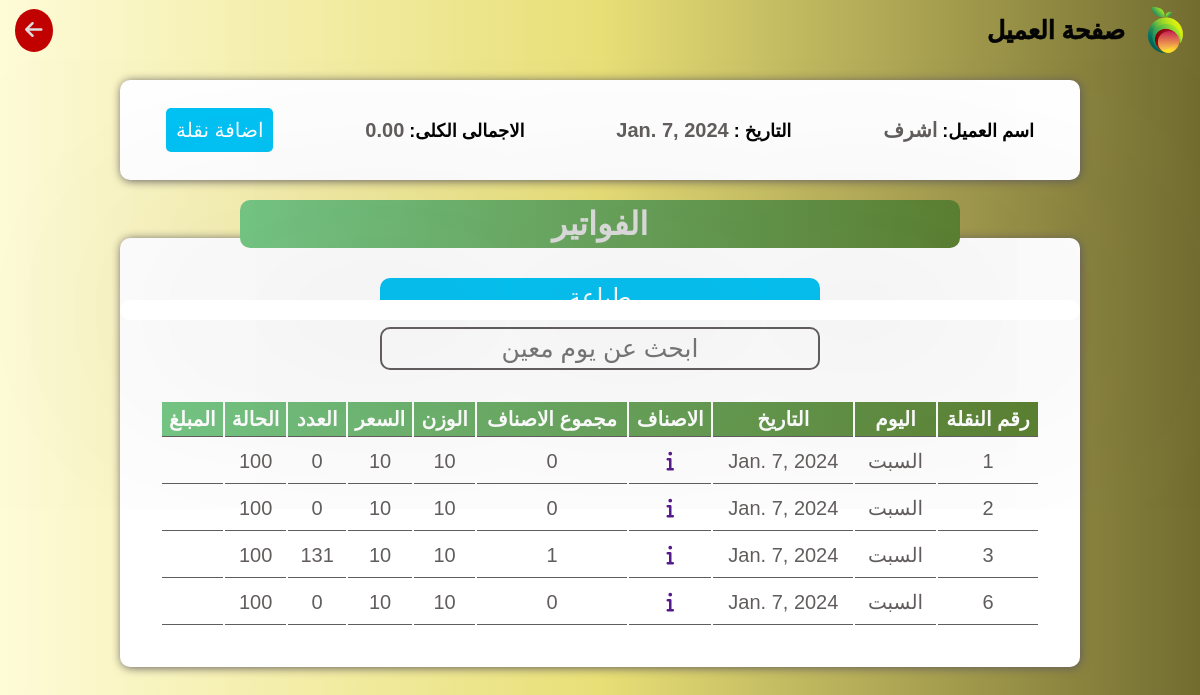
Before: /supplierpage/4 with the older database file.
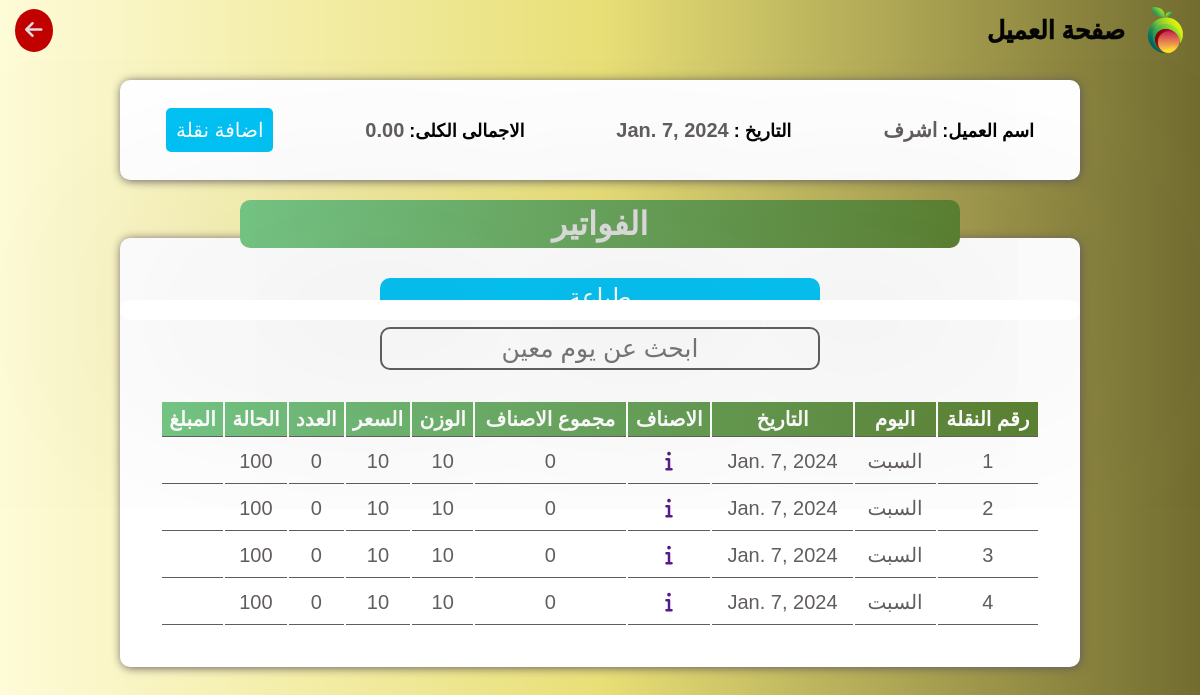
After: the same page with the newer database file.
### user/models.py (models this page shows, shortened)
class Container(models.Model):
    supplier = models.ForeignKey(Supplier, on_delete=models.SET_NULL, null=True)
    date = models.DateField()
    type = models.CharField(max_length=30, default='عمولة')
    con_weight = models.PositiveIntegerField(default=0)
    num_sold_items = models.PositiveIntegerField(null=True)
    num_not_sold_items = models.PositiveIntegerField(null=True)
    @property
    def main_total_count(self):
        return self.containeritem_set.aggregate(total_count=Sum('count'))['total_count'] or 0
    @property
    def num_of_items(self):
        return self.containeritem_set.count()

### user/views.py (the view)
# urls.py: path('supplierpage/<int:id>',views.supplier_page, name='supplierpage' ),
def supplier_page(request, id):
    sup = get_object_or_404(Supplier, id=id)
    containers = sup.container_set.all()
    context = {'sup': sup, 'containers': containers}
    return render(request, 'supplierpage2.html', context)

### user/models.py (called while the page is built)
    @property
    def total(self):
        return self.his_money - self.on_him_money

### templates/supplierpage2.html (shortened to what this page needs)
{% load static %}
<!DOCTYPE html>
<html lang="en">
    <head>
        <link rel="stylesheet" href="https://cdnjs.cloudflare.com/ajax/libs/font-awesome/6.5.1/css/all.min.css" />
        <link rel="stylesheet" href="{% static "css/main.css" %}">
    </head>
    <body>
    <div class="window" style="display: flex;">
    </div>
    <header>
        <div class="main">
            <img src="{% static "images/logo.png" %}" alt="">
            <h1>صفحة العميل</h1>
        </div>
        <a href="#" onclick="goBack()"><i class="fa-solid fa-arrow-left"></i></a>
    </header>
    <div class="detailscon">
        <h2> اسم العميل: <span>{{sup.name}}</span></h2>
        <h2>التاريخ : <span>{{sup.date}}</span></h2>
        <h2>الاجمالى الكلى: <span>{{sup.total}}</span></h2>
        <a href="{% url "addcontainer" %}" id="sellcar" class="sellingbtn" style="background-color: #00C2F4; text-decoration:none;">اضافة نقلة</a >
    </div>
    <div class="todayscar">
        <div class="title">
            <h1>الفواتير</h1>
        </div>
        <div class="table">
            <button class="print" id="print">طباعة</button>
            <input id="searchbar" type="text" placeholder="ابحث عن يوم معين">
            <table>
                <thead>
                    <tr>
                        <th>رقم النقلة</th>
                        <th>اليوم</th>
                        <th>التاريخ</th>
                        <th>الاصناف</th>
                        <th>مجموع الاصناف</th>
                        <th>الوزن</th>
                        <th>السعر</th>
                        <th>العدد</th>
                        <th>الحالة</th>
                        <th>المبلغ</th>
                    </tr>
                </thead>
                <tbody id="tablebody">
                    {% for container in containers %}
                    <tr>
                        <td>{{container.id}}</td>
                        <td>السبت</td>
                        <td>{{container.date}}</td>
                        <td><a href=""><i class="fa-solid fa-info"></i></a></td>
                        <td>{{container.num_of_items}}</td>
                        <td>10</td>
                        <td>10</td>
                        <td>{{container.main_total_count}}</td>
                        <td>100</td>
                        <td></td>
                    </tr>
                    {% endfor %}
                </tbody>
            </table>
        </div>
    </div>
</body>
</html>

Changed rows visible on the page:
removed Container: id "6", date "Jan. 7, 2024", num_of_items "0", main_total_count "0"
changed Container id 3: num_of_items "1" → "0"; main_total_count "131" → "0"
now on this page (row edited): Container: id "4", date "Jan. 7, 2024", num_of_items "0", main_total_count "0"
